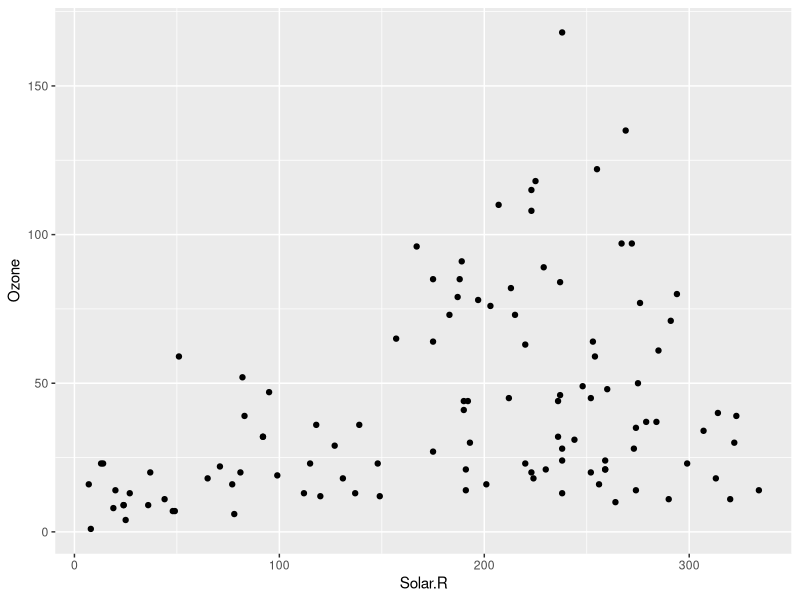
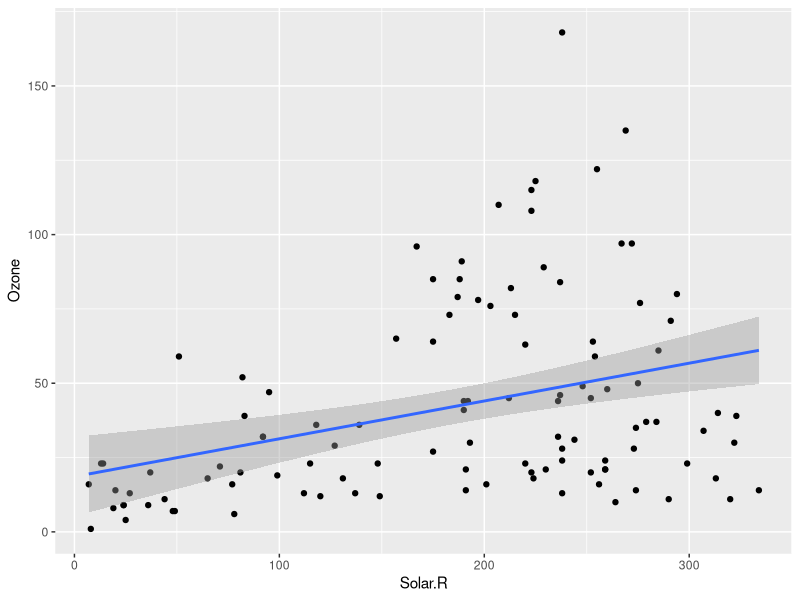

R code for these plots, in order:
## ---- chunk 1
library(tidyverse)
## ---- chunk 2
AQ<-drop_na(airquality)
head(AQ)
## ---- chunk 3
pp<-ggplot(data=AQ,aes(x=Solar.R,y=Ozone))+geom_point()
pp
## ---- chunk 4
pp+geom_smooth(method = "lm")
## ---- chunk 5
x.lm<-lm(Ozone~Temp,data = AQ)
summary(x.lm)
## ---- chunk 6
x.lm.m<-lm(Ozone~Solar.R+Wind+Temp,data=AQ)
summary(x.lm.m)
